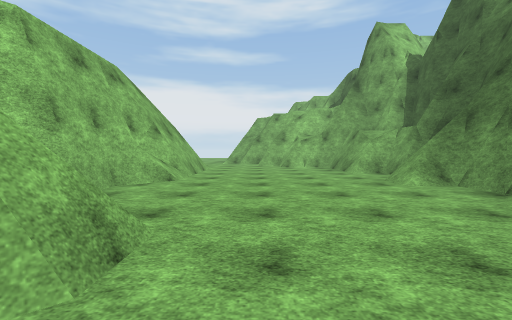
[1] (above)

21 first-person views from a walk through a scene from a Unity 3-D project. The camera is 1.4 m above the floor, tilts 2° down and sees 90° across. The floor is counted in squares, 2 m on a side. Each view is taken from the middle of a square. On the plan, view 1 faces up. The plan holds only what a view shows up to about 9 squares ahead; the rest is blank. The place goes on beyond the plan. Surface patterns are stand-ins for the level's own textures.

[2]
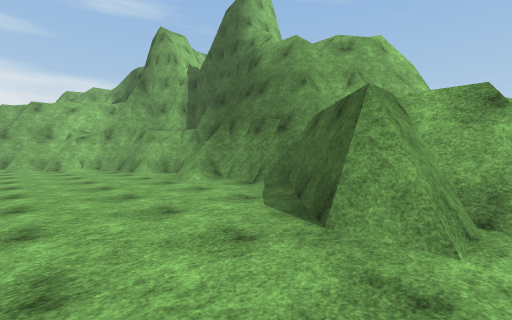

[3]
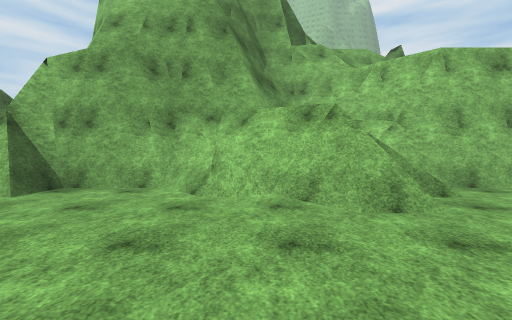

[4]
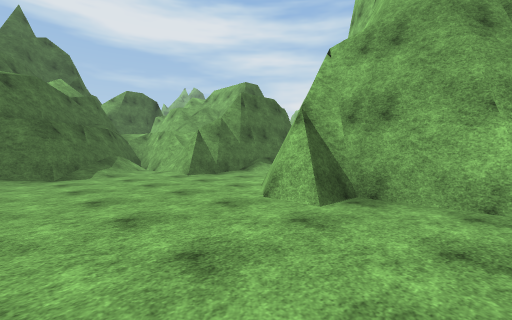

[5]
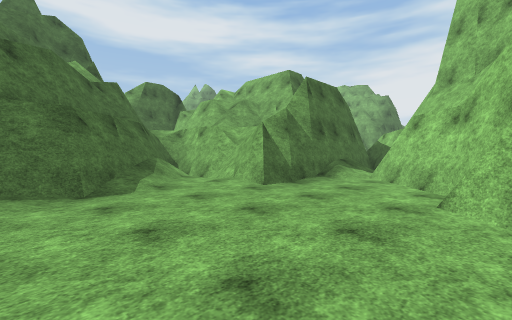

[6]
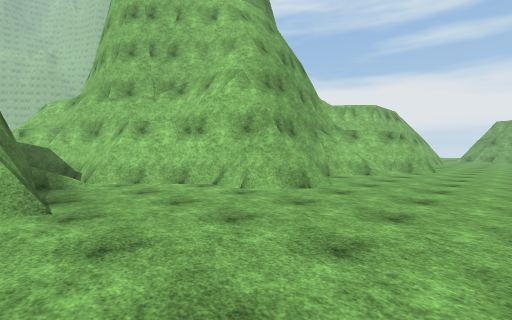

[7]
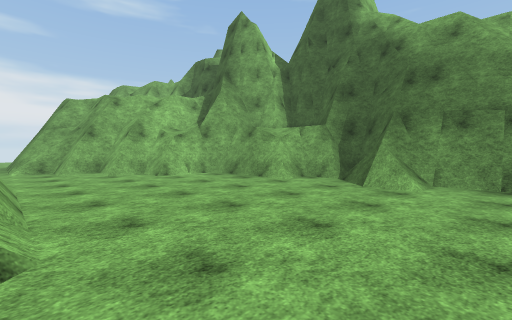

[8]
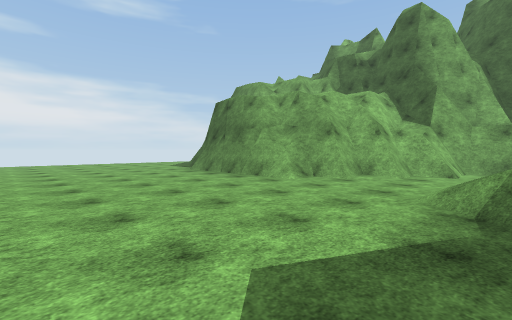

[9]
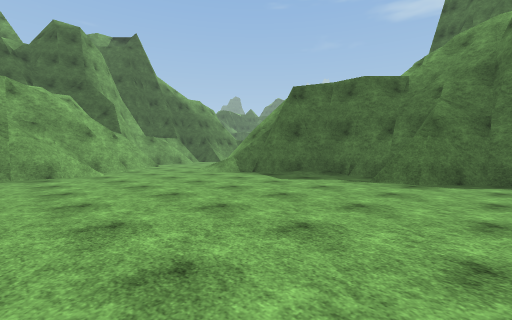

[10]
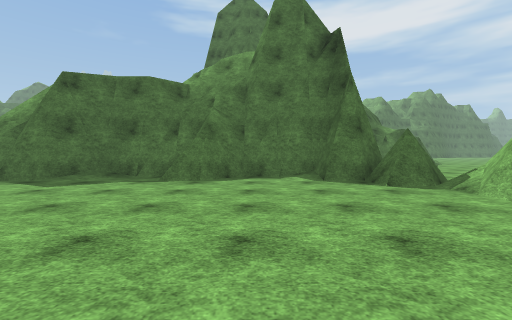

[11]
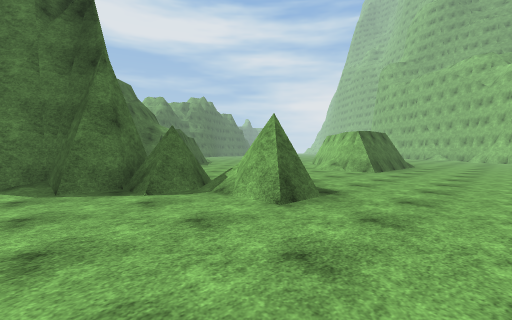

[12]
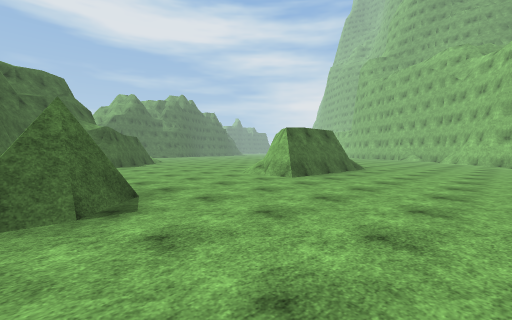

[13]
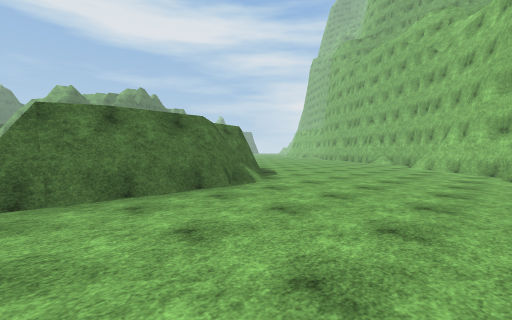

[14]
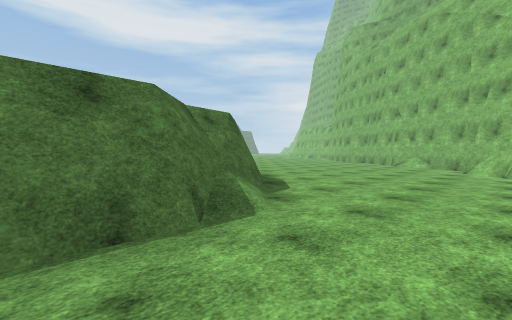

[15]
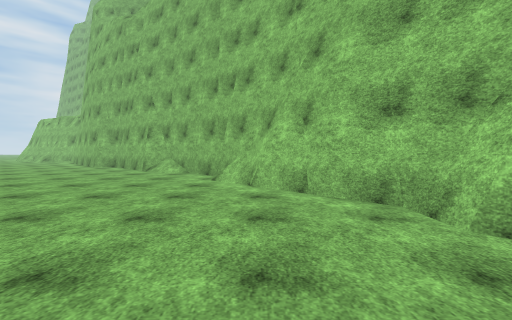

[16]
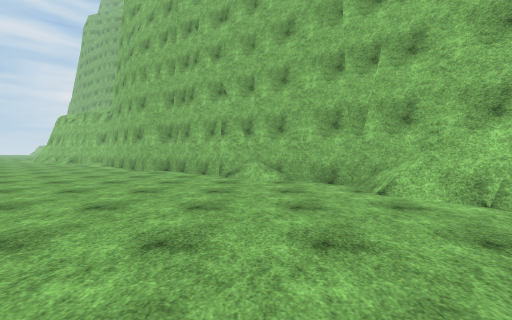

[17]
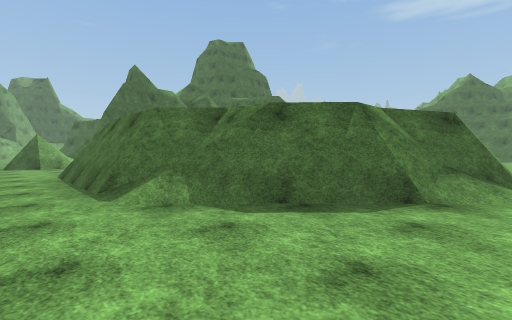

[18]
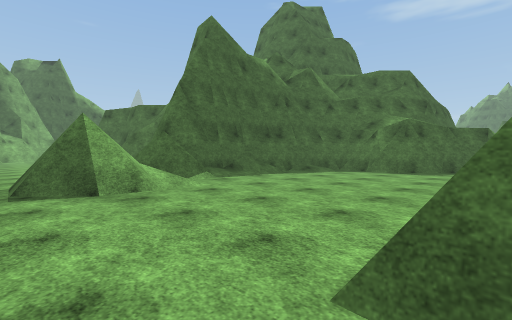

[19]
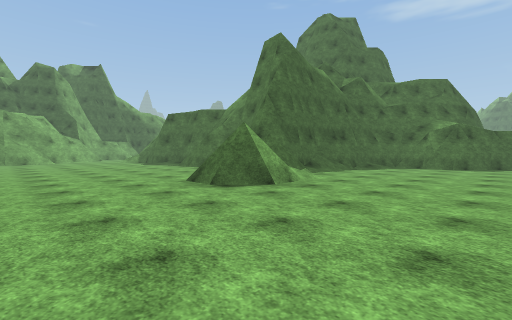

[20]
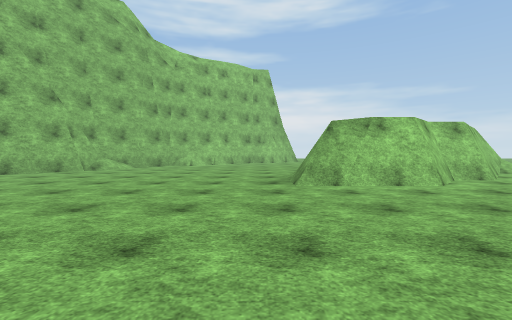

[21]
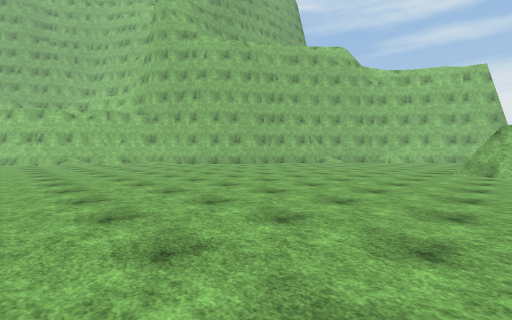

### Floor plan
Key: @ floor where view 1 was taken; # wall or solid block; . floor; / step, stairs or slope; = window, fence, low wall or low ledge; ^ raised ledge.
Columns run from 39 left of view 1 to 4 right of it. Each row starts with its distance up from view 1.
 16          ###.........................=#
 15         ##...........................=^#
 14       ###.............................##
 13      ##=..............................=##
 12     ##..........####....##.............####
 11     #.........######....#=#.............=##
 10    ##........### ##/.....###.......##=....##
  9   ##........## ###/......=############....##
  8   #......../#####/  ...../#         ##.....#
  7    ........#####/   ...../#         ##.....#
  6   .........###..    .....##         #=.....#
  5   .............     ..../#          #......#
  4   ............      ..##            #......#
  3   ...........       .##             ##.....#
  2     .........       ##              ###...##
  1    ..........                       ###...##
  0   ...........                       ##.@..##
 -1  ............                       #=...
 -2 .............                       #....
 -3 .............                       #....
 -4                                     ##...
 -5                                    ###...
 -6                                   ##.....
 -7                                ####......
 -8                                #///......
 -9                                #####/.../
-10                                    #/./##
-11                                    ##/##
-12                                     ###

Where each view was taken, in squares from view 1:
view 1: 0 up, 0 right, facing up
view 2: 0 up, 0 right, facing up-right
view 3: 0 up, 2 right, facing left
view 4: 2 down, 1 right, facing down-left
view 5: 5 down, 1 right, facing down-left
view 6: 9 down, 1 right, facing up-left
view 7: 4 up, 2 left, facing up-right
view 8: 10 up, 7 left, facing up-right
view 9: 16 up, 10 left, facing down-right
view 10: 16 up, 10 left, facing down
view 11: 15 up, 11 left, facing down-left
view 12: 16 up, 14 left, facing down-left
view 13: 16 up, 20 left, facing down-left
view 14: 14 up, 22 left, facing down-left
view 15: 14 up, 26 left, facing left
view 16: 11 up, 28 left, facing left
view 17: 13 up, 28 left, facing down-right
view 18: 13 up, 20 left, facing down-right
view 19: 16 up, 19 left, facing down-right
view 20: 1 up, 29 left, facing up
view 21: 3 down, 27 left, facing up-left
